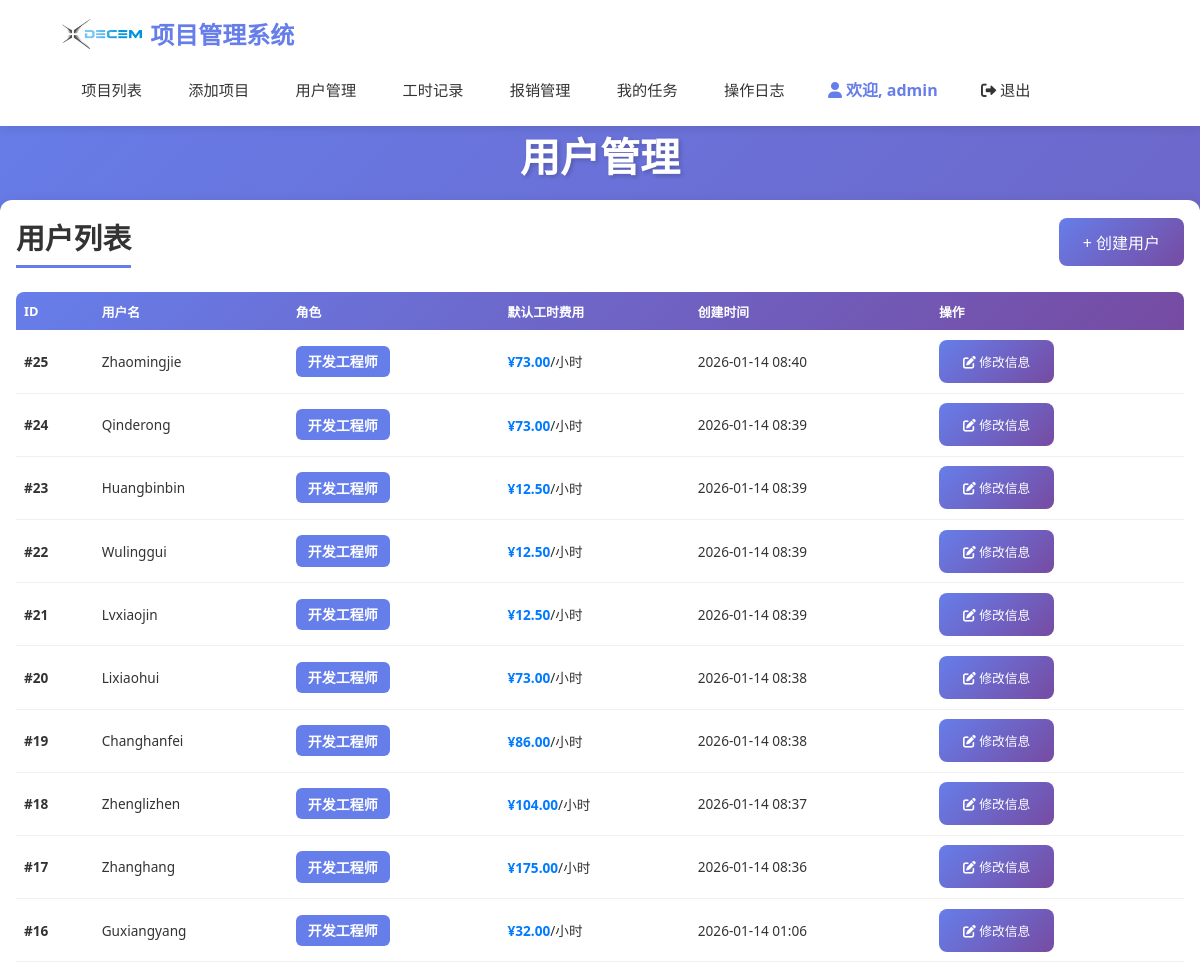
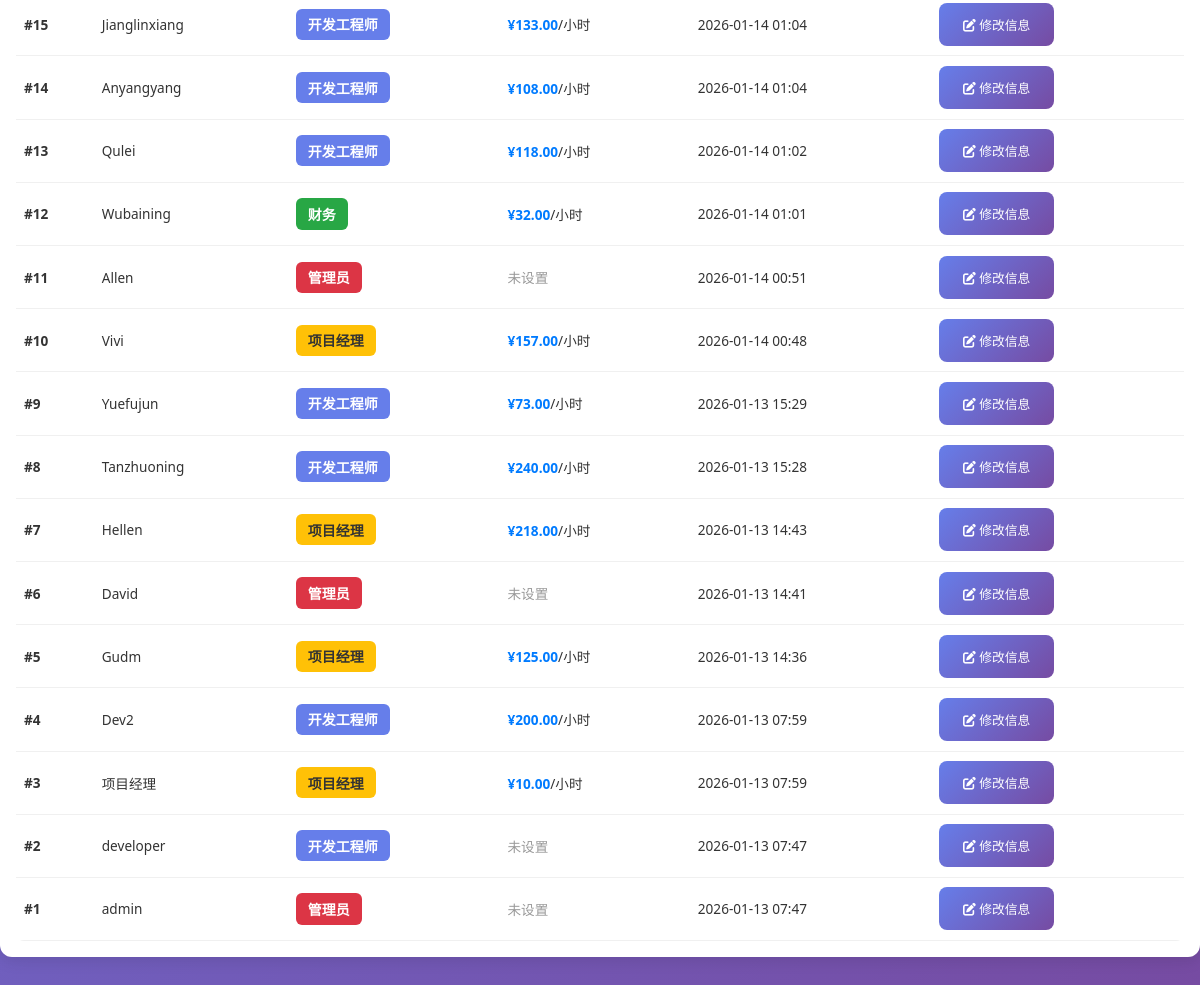
The app's page /users (signed in) with its own data (2 pictures, top to bottom).
### models.py (models this page shows, shortened)
class User(UserMixin, db.Model):
    __tablename__ = "users"
    id = db.Column(db.Integer, primary_key=True, autoincrement=True)
    username = db.Column(db.String(80), unique=True, nullable=False)
    password_hash = db.Column(db.String(120), nullable=False)
    role = db.Column(db.String(20), nullable=False)  # 'admin', 'finance', 'developer', 'project_manager'
    created_at = db.Column(db.DateTime, default=datetime.now)
    default_hourly_rate = db.Column(db.Numeric(10, 2), nullable=True)  # 默认工时费用
    ROLE_ADMIN = 'admin'
    ROLE_FINANCE = 'finance'
    ROLE_DEVELOPER = 'developer'
    ROLE_PROJECT_MANAGER = 'project_manager'
    def has_full_access(self):
        return self.role in [self.ROLE_ADMIN, self.ROLE_FINANCE]

### app.py (the view)
@app.route("/users")
@login_required
@admin_or_finance_required
def user_list():
    users = User.query.order_by(User.created_at.desc()).all()
    return render_template("user_list.html", users=users)

### app.py (called while the page is built)
def admin_or_finance_required(f):
    @wraps(f)
    def decorated_function(*args, **kwargs):
        if not current_user.is_authenticated:
            return redirect(url_for('login'))
        if not current_user.has_full_access():
            flash("权限不足，只有管理员或财务可以访问")
            return redirect(url_for('index'))
        return f(*args, **kwargs)
    return decorated_function

@login_manager.user_loader
def load_user(user_id):
    return db.session.get(User, int(user_id))

@app.before_request
def check_session_timeout():
    if current_user.is_authenticated:
        session.permanent = True
        last_activity = session.get('last_activity')
        now = datetime.now()
        if last_activity:
            last_activity_time = datetime.fromisoformat(last_activity)
            if now - last_activity_time > timedelta(seconds=600):
                username = current_user.username
                logout_user()
                session.clear()
                flash('由于长时间未操作，您已被自动退出，请重新登录', 'warning')
                return redirect(url_for('login'))
        if not request.path.startswith('/static/'):
            session['last_activity'] = now.isoformat()

### templates/user_list.html (shortened to what this page needs)
{% extends "base.html" %}
{% block content %}
<h1 class="page-title" style="margin-bottom: 1rem;">用户管理</h1>
<div class="card">
    <div style="display: flex; justify-content: space-between; align-items: center; margin-bottom: 1.5rem;">
        <h2 style="margin: 0; color: #333;">用户列表</h2>
        <a href="{{ url_for('create_user') }}" class="btn btn-primary">+ 创建用户</a>
    </div>
    {% if users %}
    <div class="table-container">
        <table class="project-table">
            <thead>
                <tr>
                    <th>ID</th>
                    <th>用户名</th>
                    <th>角色</th>
                    <th>默认工时费用</th>
                    <th>创建时间</th>
                    <th>操作</th>
                </tr>
            </thead>
            <tbody>
                {% for user in users %}
                <tr>
                    <td><strong>#{{ user.id }}</strong></td>
                    <td>{{ user.username }}</td>
                    <td>
                        {% if user.role == 'admin' %}
                            <span class="badge" style="background: #dc3545;">管理员</span>
                        {% elif user.role == 'finance' %}
                            <span class="badge" style="background: #28a745;">财务</span>
                        {% elif user.role == 'project_manager' %}
                            <span class="badge" style="background: #ffc107; color: #333;">项目经理</span>
                        {% elif user.role == 'developer' %}
                            <span class="badge" style="background: #667eea;">开发工程师</span>
                        {% else %}
                            <span class="badge" style="background: #6c757d;">{{ user.role }}</span>
                        {% endif %}
                    </td>
                    <td>
                        {% if user.default_hourly_rate %}
                            <strong style="color: #007bff;">¥{{ "%.2f"|format(user.default_hourly_rate) }}</strong>/小时
                        {% else %}
                            <span style="color: #999;">未设置</span>
                        {% endif %}
                    </td>
                    <td>{{ user.created_at.strftime('%Y-%m-%d %H:%M') if user.created_at else '未知' }}</td>
                    <td>
                        <a href="{{ url_for('edit_user', user_id=user.id) }}" class="btn btn-primary" style="font-size: 0.8rem;">
                            <i class="fas fa-edit"></i> 修改信息
                        </a>
                    </td>
                </tr>
                {% endfor %}
            </tbody>
        </table>
    </div>
    {% else %}
    <div class="empty-state">
        <i class="fas fa-users" style="font-size: 4rem; color: #ddd; margin-bottom: 1rem;"></i>
        <h3>暂无用户</h3>
        <p>点击上方按钮创建第一个用户</p>
    </div>
    {% endif %}
</div>
{% endblock %}

### templates/base.html (shortened to what this page needs)
<!DOCTYPE html>
<html lang="zh-CN">
<head>
    <link rel="stylesheet" href="{{ url_for('static', filename='style.css') }}">
    <link rel="stylesheet" href="https://cdnjs.cloudflare.com/ajax/libs/font-awesome/6.0.0/css/all.min.css">
</head>
<body>
        <header class="header">
            <div class="header-content">
                <a href="{{ url_for('index') }}" class="logo">
                    <img src="{{ url_for('static', filename='DEME.png') }}" alt="十致项目管理系统" style="height: 30px;"> 项目管理系统
                </a>
                <nav class="nav">
                    {% if current_user.is_authenticated %}
                        {% if current_user.has_full_access() %}
                            <a href="{{ url_for('index') }}">项目列表</a>
                            <a href="{{ url_for('create_project') }}">添加项目</a>
                            <a href="{{ url_for('user_list') }}">用户管理</a>
                            <a href="{{ url_for('worklog_list') }}">工时记录</a>
                            <a href="{{ url_for('expense_list') }}">报销管理</a>
                            <a href="{{ url_for('task_list') }}">我的任务</a>
                            <a href="{{ url_for('operation_logs') }}" class="nav-link">操作日志</a>
                        {% elif current_user.is_project_manager() %}
                            <a href="{{ url_for('index') }}">我的项目</a>
                            <a href="{{ url_for('worklog_list') }}">工时记录</a>
                            <a href="{{ url_for('expense_list') }}">报销记录</a>
                            <a href="{{ url_for('task_list') }}">我的任务</a>
                        {% endif %}
                        <span><i class="fas fa-user"></i> 欢迎, {{ current_user.username }}</span>
                        <a href="{{ url_for('logout') }}"><i class="fas fa-sign-out-alt"></i> 退出</a>
                    {% endif %}
                </nav>
            </div>
        </header>
    <div class="cibtauber">
        <main class="main-content">
            {% block content %}{% endblock %}
        </main>
    </div>
</body>
</html>

### static/style.css (style rules this page uses)
* { margin: 0; padding: 0; box-sizing: border-box; }
body { font-family: 'Segoe UI', Tahoma, Geneva, Verdana, sans-serif; background: linear-gradient(135deg, #667eea 0%, #764ba2 100%); min-height: 100vh; }
.page-title { font-size: 2.5rem; color: white; margin-bottom: 2rem; text-align: center; text-shadow: 2px 2px 4px rgba(0,0,0,0.2); }
.card { background: white; border-radius: 12px; padding: 1rem; box-shadow: 0 4px 15px rgba(0,0,0,0.1); margin-bottom: 2rem; width: 100%; max-width: 100% !important; }
.card h2 { color: #333; margin-bottom: 1.5rem; font-size: 1.8rem; border-bottom: 3px solid #667eea; padding-bottom: 0.5rem; }
.table-container { width: 100%; overflow: visible; }
.project-table { width: 100%; border-collapse: collapse; background: white; border-radius: 8px; overflow: hidden; }
.project-table thead { background: linear-gradient(135deg, #667eea 0%, #764ba2 100%); }
.project-table thead th { color: white; padding: 0.6rem 0.5rem; text-align: left; font-weight: 600; font-size: 0.8rem; white-space: nowrap; position: relative; overflow: visible; }
.project-table tbody tr { border-bottom: 0.5px solid #f0f0f0; transition: background-color 0.3s; }
.project-table td { padding: 0.6rem 0.5rem; color: #333; font-size: 0.85rem; white-space: nowrap; }
.btn { padding: 0.75rem 1.5rem; border-radius: 8px; border: none; cursor: pointer; font-size: 1rem; font-weight: 500; text-decoration: none; display: inline-block; transition: all 0.3s ease; text-align: center; }
.btn-primary { background: linear-gradient(135deg, #667eea 0%, #764ba2 100%); color: white; }
.badge { display: inline-block; padding: 0.35rem 0.75rem; font-size: 0.875rem; font-weight: 600; border-radius: 20px; text-align: center; }

### templates/base.html (style rules this page uses)
.header { background: white; box-shadow: 0 2px 10px rgba(0,0,0,0.1); position: sticky; top: 0; z-index: 1000; width: 100%; }
.header-content { max-width: 95%; margin: 0 auto; padding: 1rem 2rem; display: flex; justify-content: space-between; align-items: center; flex-wrap: wrap; gap: 1rem; }
.logo { font-size: 1.5rem; font-weight: bold; color: #667eea; text-decoration: none; display: flex; align-items: center; gap: 0.5rem; transition: color 0.3s ease; }
.nav { display: flex; gap: 0.5rem; align-items: center; flex-wrap: wrap; }
.nav a { color: #333; text-decoration: none; padding: 0.6rem 1.2rem; border-radius: 6px; transition: all 0.3s ease; font-weight: 500; white-space: nowrap; font-size: 0.95rem; }
.nav span { color: #667eea; font-weight: 600; padding: 0.6rem 1rem; white-space: nowrap; }

### templates/user_list.html (style rules this page uses)
.badge { display: inline-block; padding: 0.35rem 0.75rem; border-radius: 6px; font-size: 0.875rem; font-weight: 600; color: white; }

### records on screen
User: username "admin", id "1", role "管理员", shows "未设置", created_at "2026-01-13 07:47"
User: id "25", username "Zhaomingjie", role "开发工程师", default_hourly_rate "73.00", created_at "2026-01-14 08:40"
User: id "24", username "Qinderong", role "开发工程师", default_hourly_rate "73.00", created_at "2026-01-14 08:39"
User: id "23", username "Huangbinbin", role "开发工程师", default_hourly_rate "12.50", created_at "2026-01-14 08:39"
User: id "22", username "Wulinggui", role "开发工程师", default_hourly_rate "12.50", created_at "2026-01-14 08:39"
User: id "21", username "Lvxiaojin", role "开发工程师", default_hourly_rate "12.50", created_at "2026-01-14 08:39"
User: id "20", username "Lixiaohui", role "开发工程师", default_hourly_rate "73.00", created_at "2026-01-14 08:38"
User: id "19", username "Changhanfei", role "开发工程师", default_hourly_rate "86.00", created_at "2026-01-14 08:38"
User: id "18", username "Zhenglizhen", role "开发工程师", default_hourly_rate "104.00", created_at "2026-01-14 08:37"
User: id "17", username "Zhanghang", role "开发工程师", default_hourly_rate "175.00", created_at "2026-01-14 08:36"
User: id "16", username "Guxiangyang", role "开发工程师", default_hourly_rate "32.00", created_at "2026-01-14 01:06"
User: id "15", username "Jianglinxiang", role "开发工程师", default_hourly_rate "133.00", created_at "2026-01-14 01:04"
User: id "14", username "Anyangyang", role "开发工程师", default_hourly_rate "108.00", created_at "2026-01-14 01:04"
User: id "13", username "Qulei", role "开发工程师", default_hourly_rate "118.00", created_at "2026-01-14 01:02"
User: id "12", username "Wubaining", role "财务", default_hourly_rate "32.00", created_at "2026-01-14 01:01"
User: id "11", username "Allen", role "管理员", shows "未设置", created_at "2026-01-14 00:51"
User: id "10", username "Vivi", role "项目经理", default_hourly_rate "157.00", created_at "2026-01-14 00:48"
User: id "9", username "Yuefujun", role "开发工程师", default_hourly_rate "73.00", created_at "2026-01-13 15:29"
User: id "8", username "Tanzhuoning", role "开发工程师", default_hourly_rate "240.00", created_at "2026-01-13 15:28"
User: id "7", username "Hellen", role "项目经理", default_hourly_rate "218.00", created_at "2026-01-13 14:43"
User: id "6", username "David", role "管理员", shows "未设置", created_at "2026-01-13 14:41"
User: id "5", username "Gudm", role "项目经理", default_hourly_rate "125.00", created_at "2026-01-13 14:36"
User: id "4", username "Dev2", role "开发工程师", default_hourly_rate "200.00", created_at "2026-01-13 07:59"
User: id "3", username "项目经理", role "项目经理", default_hourly_rate "10.00", created_at "2026-01-13 07:59"
User: id "2", username "developer", role "开发工程师", shows "未设置", created_at "2026-01-13 07:47"
